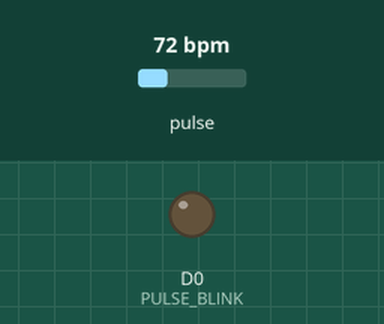
Recording of a sketch running on a simulated ESP8266 (NodeMCU). On the bench: output pins drawn as LEDs (lit = HIGH). Dashed ring = blinking. The inputs (shaded band) are chosen by the test bench; at power-on: pulse 72 bpm. WiFi joins after 1.5 s; servers stay silent unless stated; what the sketch prints to the serial monitor is not drawn.

Above: at 2.7 s.
2.8 s: pulse set to 52 bpm
5.1 s: pulse set to 49 bpm
At 5.24 s:
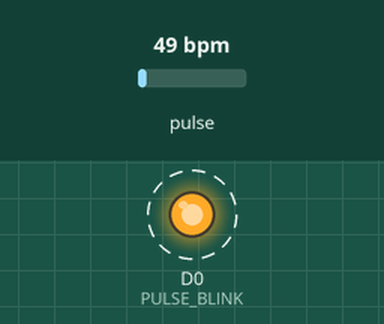
9.4 s: pulse set to 70 bpm
At 21.3 s:
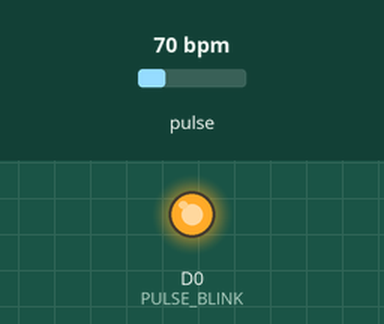
Timing chart, 0 to 21.7 s (numbered marks = the images above; inputs shaded):
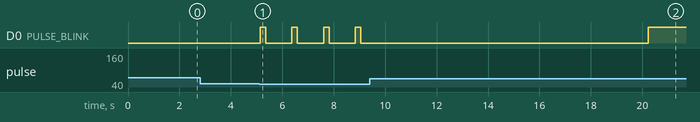

The sketch:

pulse_Try.ino
```cpp
#define USE_ARDUINO_INTERRUPTS false
#include <PulseSensorPlayground.h>
//#include <WiFi.h>
#include <ESP8266WiFi.h>
//const char ssid[] = "FiberHGW_ZTRT2A_2.4GHz";
//const char pass[] = "jdANsNf9UY";
const char ssid[] = "Redmi";
const char pass[] = "16150680";
WiFiClient client;

String apiKey ="5YLUTW90PC2299F9";// Enter the Write API key
const char* server = "api.thingspeak.com";


const int OUTPUT_TYPE = SERIAL_PLOTTER;
const int PULSE_INPUT = 0;
const int PULSE_BLINK = D0;
const int PULSE_FADE = 5;
const int THRESHOLD = 550;

byte samplesUntilReport;
const byte SAMPLES_PER_SERIAL_SAMPLE = 10;

PulseSensorPlayground pulseSensor;
void setup()
{
  Serial.begin(115200);
  pulseSensor.analogInput(PULSE_INPUT);
  pulseSensor.blinkOnPulse(PULSE_BLINK);
  pulseSensor.fadeOnPulse(PULSE_FADE);

  pulseSensor.setSerial(Serial);
  pulseSensor.setOutputType(OUTPUT_TYPE);
  pulseSensor.setThreshold(THRESHOLD);
  samplesUntilReport = SAMPLES_PER_SERIAL_SAMPLE;

  Serial.begin(115200);
  delay(10);
  Serial.println("Connecting to ");
  Serial.println(ssid);
  WiFi.begin(ssid, pass);

      while (WiFi.status() != WL_CONNECTED)
     {
            delay(500);
            Serial.print(".");
     }
      Serial.println("");
      Serial.println("WiFi connected");

  if (!pulseSensor.begin())
  {
    for(;;)
    {
      digitalWrite(PULSE_BLINK, LOW);
      delay(50);
      digitalWrite(PULSE_BLINK, HIGH);
      delay(50);
    }
  }
  WiFi.mode(WIFI_STA);

}
void loop()
{
  if (pulseSensor.sawNewSample())
  {
    if (--samplesUntilReport == (byte) 0)
    {
      samplesUntilReport = SAMPLES_PER_SERIAL_SAMPLE;
      pulseSensor.outputSample();
      if (pulseSensor.sawStartOfBeat())
      {
        pulseSensor.outputBeat();
      }
    }
  }
    int myBPM = pulseSensor.getBeatsPerMinute();

    if (myBPM < 100 && myBPM > 50){

                         if (client.connect(server,80))   // api.thingspeak.com ,sv ıp de girilebilir.  80 = standart TCP/IP portu
                      {

                             String postStr = apiKey;
                             postStr +="&field1=";
                             postStr += String(myBPM);
                             postStr +="&field2=";
                             postStr += "\r\n\r\n";

                             client.print("POST /update HTTP/1.1\n");
                             client.print("Host: api.thingspeak.com\n");
                             client.print("Connection: close\n");
                             client.print("X-THINGSPEAKAPIKEY: "+apiKey+"\n");
                             client.print("Content-Type: application/x-www-form-urlencoded\n");
                             client.print("Content-Length: ");
                             client.print(postStr.length());
                             client.print("\n\n");
                             client.print(postStr);

                             Serial.print("BPM: ");
                             Serial.print(myBPM);
                             Serial.println("%. Send to Thingspeak.");
                        }
          client.stop();

          Serial.println("Waiting...");

  // thingspeak needs minimum 15 sec delay between updates, i've set it to 30 seconds
  delay(1000);

}
  }
```

Measured:
- the behaviour switches between 51 and 50 bpm on pulse (found by bisection; images 0 and 1)
- after the input at 2.8 s, every drawn part: stays the same
- after the input at 5.1 s, D0 (PULSE_BLINK): alternates HIGH for 0.21 s and LOW for 1.0 s, starting at once
